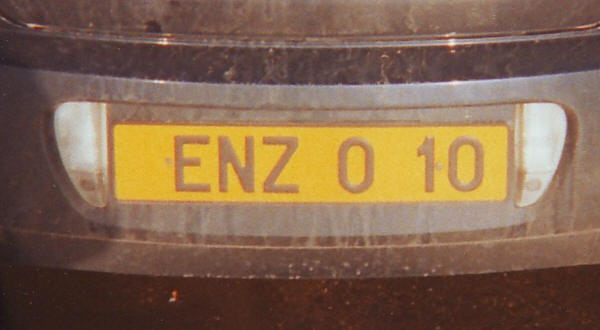
#> input picture proyecto1/fotos_placas/placa1.jpg, 600 x 330 px, found by its file name
$ jupyter execute proyecto1.ipynb
#> lines starting #> are read from the running program, lines starting #| are printed output that depends on the picture; after the words box and inside, x2 and y2 are one past the last pixel; in counts of white or black regions, pixels touching at a corner belong together
### proyecto1/cvlib.py
import cv2 as cv
import matplotlib.pyplot as plt
import numpy as np

def imgview(img, title=None, filename=None, axis=False):
    """
        Variables:
            img, array de la image
            tittle, string del titulo de la imangen
            filename, nombre con el que se guardaría la imagen
            axis
        Retorno:
            printea la imagen que fue enviada con sus parámetros agregados
    """
    r,c = img.shape[0:2]
    k=8
    fig = plt.figure(figsize=(k,k)) #creamos una figura. Es crear una instancia donde vamos a dibujar.
    ax = fig.add_subplot(111) # sobre la misma, agrego un subplot(111), el 111 es la posición. filas, columnas y posición a la cual nos referimos el ax.
                              # el ax, (axis) son ejes.
    if len(img.shape) == 3:  #decido si la imagen es o no a color. Y decimos cómo dibujarla.
        im = ax.imshow(img,extent=None) # punto el contenido del ax. extent, configurar el origen de la gráfica.
    else:
        im = ax.imshow(img,extent=None,cmap='gray',vmin=0,vmax=255) # escala de color, min y max de la escala.

    # el im, sirve para reciclar el objeto.

    if title != None:
        ax.set_title(title,fontsize=14) # si  trae un titulo, se lo pongo a la imagen.


    if not axis: # para poner las "direcciones" o la posición de cada pixel de la imagen.
        plt.axis('off')
    else:
        ax.grid(c='w')
        ax.xaxis.tick_top()
        ax.xaxis.set_label_position('top')
        ax.set_xlabel('Columns',fontsize=14)
        ax.set_ylabel('Rows',fontsize=14)
        ax.xaxis.label.set_color('w')
        ax.yaxis.label.set_color('w')
        ax.tick_params(axis='x', colors='w',labelsize=14)
        ax.tick_params(axis='y', colors='w',labelsize=14)

    if filename != None: # si tiene un dirección, entonces lo guarda ahí.
        plt.savefig(filename)
    plt.show()

# [224 lines left out: functions hist, splitrgb, imgcmp, imgcdf, imgeq, cdfview, not called in this run]

### proyecto1/proyecto1.ipynb
Idea de usar contornos: Rectangulos

VER LO DE hierarchy, PORQUE ME AYUDARÁ A SOLO TENER LOS CONTORNOS EXTERNOS
Ver aquellos que cuenten con cierta cantidad de hijos, y que esos cumplan con ciertas características

https://docs.opencv.org/4.x/d9/d8b/tutorial_py_contours_hierarchy.html

Piramides
proporciones de las placas template machin
Area fuera, usar alturas
Buscar contornos que estén alineados

[cell 1]
import numpy as np
import cv2 as cv
import matplotlib.pyplot as plt
import cvlib
import statistics as st

plt.style.use('dark_background')

path = '/Users/carlosalvarado/Desktop/ComputerVision/proyecto1/fotos_placas/'
filename = path+'placa1.jpg'
im = cv.imread(filename)
#> im is the input picture: shape (330, 600, 3); mean B, G, R 78.4, 102.2, 131.2

assert im is not None, "file could not be read, check with os.path.exists()"

[cell 2]
def view(img, title=None):
    k = 5
    fig,ax1 = plt.subplots(figsize=(k,k))
    if len(img.shape)==2:
        ax1.imshow(img, vmin=0, vmax=255, cmap='gray')
    else:
        ax1.imshow(img)
    if title:
        plt.title(title)
    plt.axis('off')
    plt.show()

[cell 3]
# RGB -> BGR
img = cv.cvtColor(im, cv.COLOR_BGR2RGB)
cvlib.imgview(img)

[cell 4]
im = cv.imread(filename)
imgray = cv.cvtColor(im, cv.COLOR_BGR2GRAY)
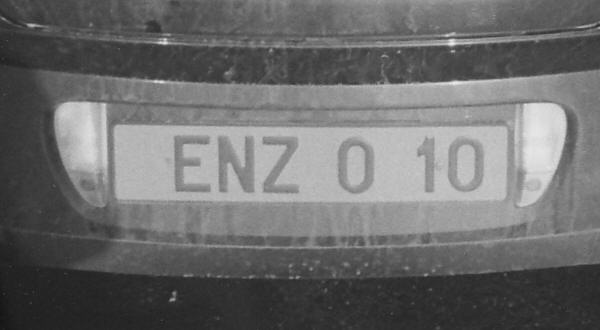
#> imgray: shape (330, 600); min 21, max 237, mean 108.1
print(imgray.shape)
#| (330, 600)
view(imgray)
h_img = imgray.shape[0]
#> h_img = 330
w_img = imgray.shape[1]
#> w_img = 600
# # floddfill
# im_floodfill = imgray.copy()
# D = 65
# cv.floodFill(im_floodfill, None, (0 ,0), 255,  loDiff=D, upDiff=D, flags=cv.FLOODFILL_FIXED_RANGE)
b = 5
#blur
img_blur = cv.blur(imgray,(b,b))
# adaptive Th
imgbin = cv.adaptiveThreshold(img_blur, 255,cv.ADAPTIVE_THRESH_GAUSSIAN_C, cv.THRESH_BINARY_INV,51,5)
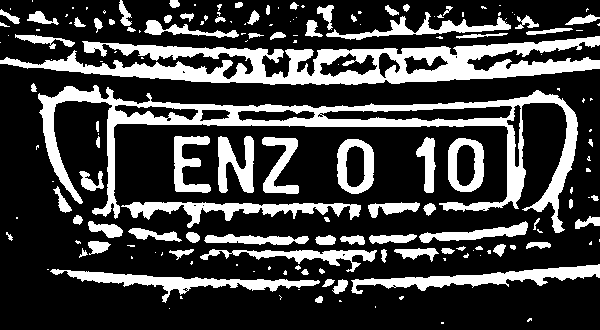
#> imgbin: shape (330, 600); 25.5% white; 172 white regions (90 under 20 px)

# compute contours
mode = cv.RETR_TREE # contour retrieval mode
method = [cv.CHAIN_APPROX_NONE, cv.CHAIN_APPROX_SIMPLE] # contour approximation method
contours, hierarchy = cv.findContours(imgbin, mode, method[1])
#> contours = 196 contours, 117 with area under 20; largest, box (x1, y1, x2, y2) and area: (38, 85, 578, 233) 14408, (0, 36, 600, 85) 12844, (351, 264, 600, 294) 2211, (50, 269, 320, 303) 2010, (121, 202, 361, 228) 1952

[cell 5]
view(imgbin)

[cell 6]
# detecto si tengo placa
contorno = []
for c in contours:
    # obtner extent
    area = cv.contourArea(c)
    x,y,w,h = cv.boundingRect(c)
    rect_area = w*h
    extent = float(area)/rect_area
    if (extent > 0.6): #pongo el mínimo del área
        if (w > (h*1.35) or w >= (h*1.2)) and ((w > 100 and w < 600) and (h > 50 and h < 330)):
            print(f"el h: {h}")
            print(f"el w: {w}")
            contorno.append(c)
#> this loop made 196 passes
#> (area, x, y, w, h, rect_area, extent) on passes 7, 11, 12: (32, 315, 296, 8, 7, 56, 0.571), (114, 332, 279, 16, 15, 240, 0.475), (45.5, 322, 279, 13, 8, 104, 0.438)
#> after the loop, contorno = []

contorno_placa = []
count = 0
centro = [h_img/2, w_img/2]
#> centro = [165, 300]
print(centro)
#| [165.0, 300.0]
for c in contorno:
    if (count == 0):
        contorno_placa.append(c)
        count = 1
    else:
        x,y,w,h = cv.boundingRect(contorno_placa[0])
        x1,y1,w1,h1 = cv.boundingRect(c)
        xr1 = centro[1] - x
        xr2 = centro[1] - x1
        if (xr1 < xr2):
            pass
        else:
            contorno_placa.pop()
            contorno_placa.append(c)
#> this loop made 0 passes
#> after the loop, contorno_placa = []; count = 0
print(len(contorno_placa))
#| 0

[cell 7]
colores = {}
indexes = []
thickness = 1
#(255,0,0),602:(0,255,0)
for cnt in range(len(contorno_placa)):
    #print(f"{w}, {h}")
    colores.update({cnt:(0,255,0)})
    indexes.append(cnt)
#> after the loop, colores = 0 items; indexes = []

[cell 8]
r = im.copy()
# cv.rectangle(im.copy(),(x,y),(x+w,y+h),(0,255,0),1)
for c in indexes:
    x,y,w,h = cv.boundingRect(contorno_placa[c])
    r = cv.rectangle(r,(x,y),(x+w,y+h),colores[c],2)
view(r)

[cell 9]
if (len(contorno_placa) != 0):
    placa = im.copy()
    x,y,w,h = cv.boundingRect(contorno_placa[0])
    placa = placa[y:y+h, x:x+w]
    view(r)
else:
    contorno = []
    areas = []

    for c in contours:
        # limitar el contorno, para tener un área más ajustada.
        percent =0.052
        epsilon = percent*cv.arcLength(c,True)
        approx = cv.approxPolyDP(c,epsilon,True)
        if cv.contourArea(approx) > 50:
            areas.append(cv.contourArea(approx))
#> this loop made 196 passes
#> epsilon on passes 2, 6, 7: 0.68, 0.606, 1.17
#> after the loop, areas = 43 values, max 34802 at index 25, min 50.5 at index 39, mean 1075.2

    moda = st.mode(areas)
#> moda = 96
    print(areas)
#> (printed output is left out)
    print(moda)
#| 96.0
    for c in range(len(contours)):
        # limitar el contorno, para tener un área más ajustada.
        percent =0.052
        epsilon = percent*cv.arcLength(contours[c],True)
        approx = cv.approxPolyDP(contours[c],epsilon,True)
        if (cv.contourArea(approx)>130): #pongo el mínimo del área
            area = cv.contourArea(contours[c])
            x,y,w,h = cv.boundingRect(contours[c])
            if (hierarchy[0][c][-1] == -1 and (y > 0 and y < (int(h_img/2)+30) )):
                if (w > (h*1.35) or w >= (h*1.2)):
                    print("PASE POR AQUI")
                else:
                    contorno.append(contours[c])

    colores = {}
    indexes = []
    thickness = 1
    #(255,0,0),602:(0,255,0)
    for cnt in range(len(contorno)):
        #print(f"{w}, {h}")
        colores.update({cnt:(0,255,0)})
        indexes.append(cnt)
#> this loop made 8 passes

    r = im.copy()
    # cv.rectangle(im.copy(),(x,y),(x+w,y+h),(0,255,0),1)
    for c in indexes:
        x,y,w,h = cv.boundingRect(contorno[c])
        r = cv.rectangle(r,(x,y),(x+w,y+h),colores[c],2)
#> this loop made 8 passes
#> pass 1, `r = cv.rectangle(r,(x,y),(x+w,y+h),colores[c],2)`:
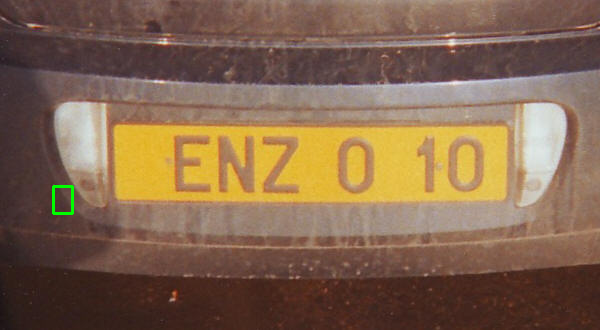
#> r: shape (330, 600, 3); 0.14% of pixels changed, all inside (x1, y1, x2, y2) = (52, 185, 74, 215)
#> pass 2, `r = cv.rectangle(r,(x,y),(x+w,y+h),colores[c],2)`:
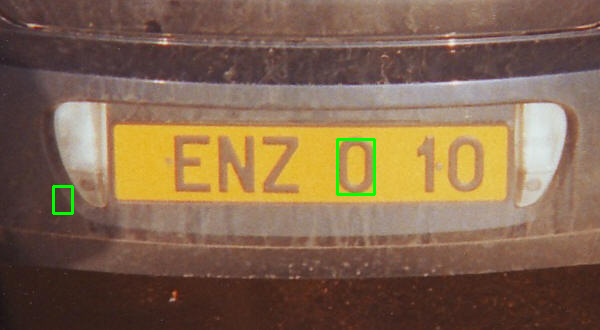
#> r: shape (330, 600, 3); 0.28% of pixels changed, all inside (x1, y1, x2, y2) = (336, 138, 376, 196)
#> pass 3, `r = cv.rectangle(r,(x,y),(x+w,y+h),colores[c],2)`:
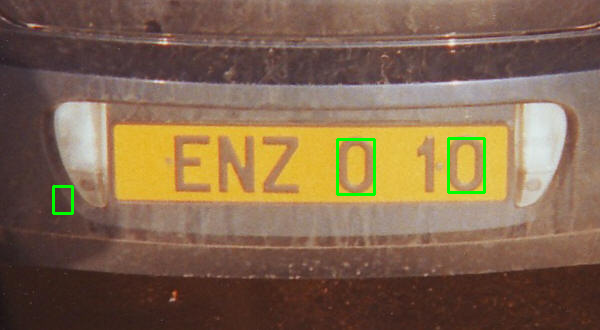
#> r: shape (330, 600, 3); 0.27% of pixels changed, all inside (x1, y1, x2, y2) = (447, 137, 486, 194)
#> after the loop:
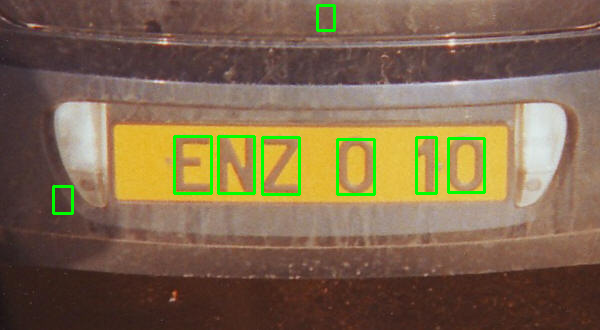
#> r: shape (330, 600, 3); 1.2% of pixels changed, all inside (x1, y1, x2, y2) = (173, 4, 438, 196)
    view(r)

$ run again, with proyecto1/placa10.jpg copied over proyecto1/fotos_placas/placa1.jpg
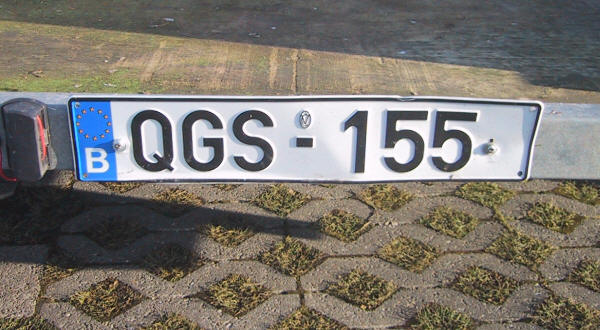
#> input picture proyecto1/placa10.jpg, 600 x 330 px, found by its file name
#> im is the input picture: shape (330, 600, 3); mean B, G, R 111.3, 118.3, 123.1
#| (330, 600)
#> `imgbin = cv.adaptiveThreshold(img_blur, 255,cv.ADAPTIVE_THRESH_GAUSSIA..`:
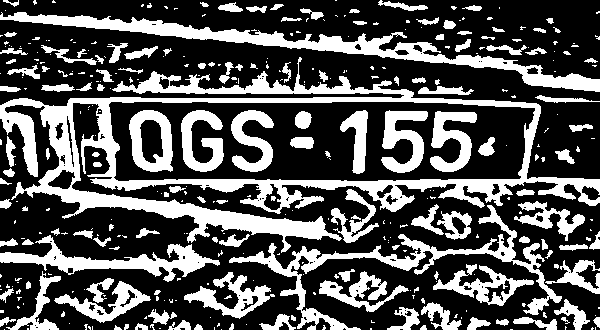
#> imgbin: shape (330, 600); 32.8% white; 363 white regions (224 under 20 px)
#> `contours, hierarchy = cv.findContours(imgbin, mode, method[1])`: contours = 451 contours, 319 with area under 20; largest, box (x1, y1, x2, y2) and area: (0, 57, 600, 253) 51389, (108, 101, 536, 182) 31968, (0, 12, 600, 92) 6362, (229, 205, 562, 330) 4132, (0, 235, 220, 282) 2650
#> the loop `for c in contours:` made 451 passes
#> (area, x, y, w, h, rect_area, extent) on passes 17, 23, 26: (27, 194, 324, 9, 6, 54, 0.5), (40.5, 135, 323, 13, 7, 91, 0.445), (94.5, 168, 320, 23, 10, 230, 0.411)
#> (printed output is left out)
#> after the loop `for c in contours:`: contorno = 1 contour; box (x1, y1, x2, y2) and area: (108, 101, 536, 182) 31968
#| [165.0, 300.0]
#> the loop `for c in contorno:` made 1 pass
#> count on pass 1: 1
#> after the loop `for c in contorno:`: contorno_placa has the same summary as contorno; count = 1
#| 1
#> the loop `for cnt in range(len(contorno_placa)): #print(f"{w}, {h}")` made 1 pass
#> after the loop `for cnt in range(len(contorno_placa)):`: colores = {0: (0, 255, 0)}; indexes = [0]
#> the loop `for c in indexes:` made 1 pass
#> (x, y, w, h) on pass 1: (108, 101, 428, 81)
#> `contours, hierarchy = cv.findContours(imgbin, mode, method[1])`: contours = 25 contours, 11 with area under 20; largest, box (x1, y1, x2, y2) and area: (22, 9, 66, 71) 2148, (276, 10, 320, 72) 1302, (323, 10, 369, 71) 1292, (74, 9, 116, 71) 1254, (124, 9, 165, 71) 1154
#> the loop `for c in contours:` made 25 passes
#> (epsilon, approx) on passes 1, 2, 3, 4, 6, 7, 8, 9: (1.36, [[427, 76], [422, 75], [418, 80], [426, 80]]), (0.104, [[342, 75], [343, 75]]), (0.178, [[424, 65], [424, 66], [425, 66]]), (1.59, [[426, 50], [425, 61], [427, 64]]), (0.802, [[427, 41], [427, 47], [426, 48], [427, 48]]), (0.49, [[384, 38], [382, 38], [382, 41], [384, 40]]), (2.58, [[188, 37], [188, 45], [203, 46], [204, 37]]), (0.104, [[421, 25], [421, 26]])
#> after the loop `for c in contours:`: areas = [67, 132, 946, 1331, 688, 54.5, 947.5, 711.5, 1669, 562, 427]
#> the loop `while (len(contorno) < 3):` made 1 pass
#| [11  9 -1 -1]
#| [12 10 -1 -1]
#| [13 11 -1 -1]
#| [15 13 -1 -1]
#| [16 14 -1 -1]
#| [18 15 17 -1]
#> after the loop `while (len(contorno) < 3):`: contorno = 6 contours; box (x1, y1, x2, y2) and area: (22, 9, 66, 71) 2148, (276, 10, 320, 72) 1302, (323, 10, 369, 71) 1292, (74, 9, 116, 71) 1254, (124, 9, 165, 71) 1154, (236, 10, 260, 72) 684; var = 0
#> the loop `for cnt in range(len(contorno)): #print(f"{w}, {h}")` made 6 passes
#> after the loop `for cnt in range(len(contorno)):`: colores = {0: (0, 255, 0), 1: (0, 255, 0), 2: (0, 255, 0), 3: (0, 255, 0), 4: (0, 255, 0), 5: (0, 255, 0)}; indexes = [0, 1, 2, 3, 4, 5]
#> the loop `for c in indexes:` made 6 passes
#> (x, y, w, h) on passes 1 to 6: (323, 10, 46, 61), (276, 10, 44, 62), (236, 10, 24, 62), (124, 9, 41, 62), (74, 9, 42, 62), (22, 9, 44, 62)
#> after the loop `for c in indexes:`:
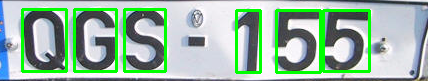
#> r: shape (81, 428, 3); mean B, G, R 165.1, 183.2, 153.7

$ run again, with proyecto1/placa2.jpg copied over proyecto1/fotos_placas/placa1.jpg
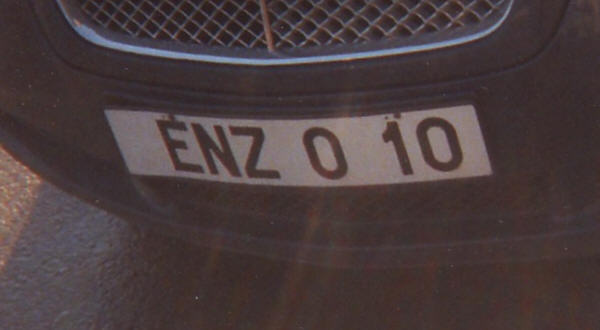
#> input picture proyecto1/placa2.jpg, 600 x 330 px, found by its file name
#> im is the input picture: shape (330, 600, 3); mean B, G, R 62.1, 60.8, 74.4
#| (330, 600)
#> `imgbin = cv.adaptiveThreshold(img_blur, 255,cv.ADAPTIVE_THRESH_GAUSSIA..`:
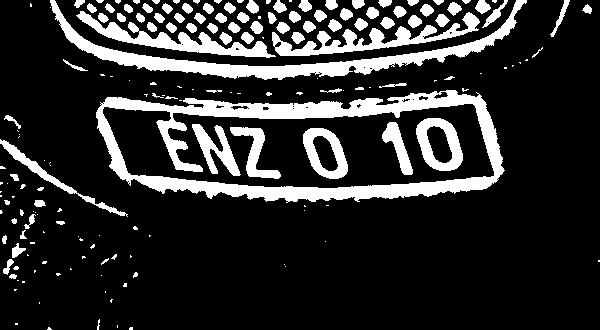
#> imgbin: shape (330, 600); 17.7% white; 182 white regions (89 under 20 px)
#> `contours, hierarchy = cv.findContours(imgbin, mode, method[1])`: contours = 217 contours, 134 with area under 20; largest, box (x1, y1, x2, y2) and area: (96, 90, 505, 203) 36139, (102, 103, 495, 189) 25043, (50, 0, 527, 80) 5146, (272, 12, 480, 56) 2176, (76, 11, 276, 58) 2091
#> the loop `for c in contours:` made 217 passes
#> (area, x, y, w, h, rect_area, extent) on passes 14, 24, 31: (20.5, 9, 274, 8, 5, 40, 0.512), (59, 3, 259, 11, 16, 176, 0.335), (85, 12, 243, 14, 15, 210, 0.405)
#> (printed output is left out)
#> after the loop `for c in contours:`: contorno = 2 contours; box (x1, y1, x2, y2) and area: (96, 90, 505, 203) 36139, (102, 103, 495, 189) 25043
#| [165.0, 300.0]
#> the loop `for c in contorno:` made 2 passes
#> (x, y, w, h, x1, y1, w1, h1) on pass 2: (96, 90, 409, 113, 102, 103, 393, 86)
#> after the loop `for c in contorno:`: contorno_placa = 1 contour; box (x1, y1, x2, y2) and area: (102, 103, 495, 189) 25043; count = 1
#| 1
#> the loop `for cnt in range(len(contorno_placa)): #print(f"{w}, {h}")` made 1 pass
#> after the loop `for cnt in range(len(contorno_placa)):`: colores = {0: (0, 255, 0)}; indexes = [0]
#> the loop `for c in indexes:` made 1 pass
#> (x, y, w, h) on pass 1: (102, 103, 393, 86)
#> `contours, hierarchy = cv.findContours(imgbin, mode, method[1])`: contours = 36 contours, 28 with area under 20; largest, box (x1, y1, x2, y2) and area: (0, 0, 393, 86) 6840, (317, 16, 359, 68) 1504, (90, 21, 138, 73) 712, (325, 24, 350, 59) 546, (129, 25, 177, 75) 540, (202, 26, 224, 59) 214, (281, 20, 301, 54) 168, (298, 52, 310, 71) 58
#> the loop `for c in contours:` made 36 passes
#> (epsilon, approx) on passes 1 to 8: (0.832, [[275, 85], [283, 85]]), (0.52, [[252, 85], [257, 85]]), (0.312, [[246, 85], [249, 85]]), (0.104, [[202, 85], [203, 85]]), (0.563, [[260, 85], [265, 85], [263, 84]]), (0.104, [[241, 84], [241, 85]]), (0, [[281, 83]]), (0, [[127, 80]])
#> after the loop `for c in contours:`: areas = [87.5, 159.5, 332, 570.5, 186, 1048.5, 354]
#> the loop `while (len(contorno) < 3):` made 1 pass
#| [25 23 -1 -1]
#| [26 24 -1 -1]
#| [28 26 -1 -1]
#| [29 27 -1 -1]
#| [31 28 30 -1]
#> after the loop `while (len(contorno) < 3):`: contorno = 5 contours; box (x1, y1, x2, y2) and area: (317, 16, 359, 68) 1504, (90, 21, 138, 73) 712, (129, 25, 177, 75) 540, (202, 26, 224, 59) 214, (281, 20, 301, 54) 168; var = 0
#> the loop `for cnt in range(len(contorno)): #print(f"{w}, {h}")` made 5 passes
#> after the loop `for cnt in range(len(contorno)):`: colores = {0: (0, 255, 0), 1: (0, 255, 0), 2: (0, 255, 0), 3: (0, 255, 0), 4: (0, 255, 0)}; indexes = [0, 1, 2, 3, 4]
#> the loop `for c in indexes:` made 5 passes
#> (x, y, w, h) on passes 1 to 5: (202, 26, 22, 33), (129, 25, 48, 50), (90, 21, 48, 52), (281, 20, 20, 34), (317, 16, 42, 52)
#> after the loop `for c in indexes:`:
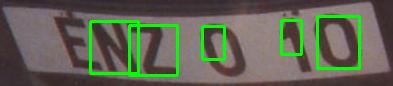
#> r: shape (86, 393, 3); mean B, G, R 82.2, 99.8, 96.2

$ run again, with proyecto1/placa3.jpg copied over proyecto1/fotos_placas/placa1.jpg
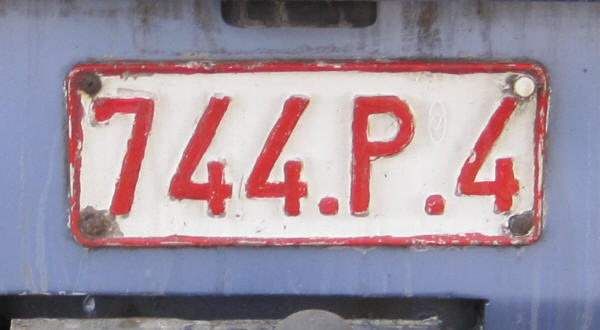
#> input picture proyecto1/placa3.jpg, 600 x 330 px, found by its file name
#> im is the input picture: shape (330, 600, 3); mean B, G, R 156.4, 143.7, 158.1
#| (330, 600)
#> `imgbin = cv.adaptiveThreshold(img_blur, 255,cv.ADAPTIVE_THRESH_GAUSSIA..`:
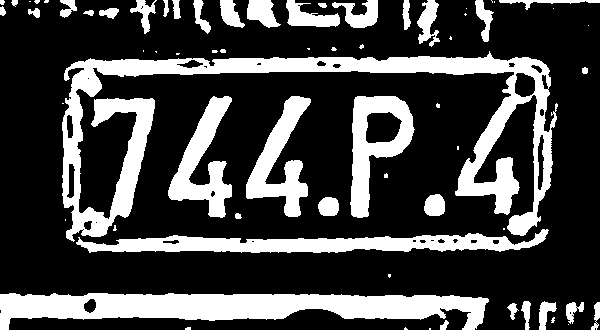
#> imgbin: shape (330, 600); 26.5% white; 67 white regions (30 under 20 px)
#> contours = 105 contours, 50 with area under 20; largest, box (x1, y1, x2, y2) and area: (62, 51, 558, 242) 18248, (0, 293, 489, 330) 10680, (76, 229, 549, 253) 5386, (350, 96, 415, 218) 4268, (168, 96, 232, 218) 3121
#> the loop `for c in contours:` made 105 passes
#> (area, x, y, w, h, rect_area, extent) on passes 5, 7, 8, 11, 15, 16, 17, 18: (39, 440, 320, 9, 10, 90, 0.433), (75, 507, 303, 12, 17, 204, 0.368), (98, 591, 302, 9, 28, 252, 0.389), (169.5, 566, 302, 18, 22, 396, 0.428), (238, 539, 301, 18, 29, 522, 0.456), (135, 521, 301, 10, 29, 290, 0.466), (10680, 0, 293, 489, 37, 18093, 0.59), (141, 83, 298, 14, 16, 224, 0.629)
#> after the loop `for c in contours:`: contorno = []
#| [165.0, 300.0]
#> after the loop `for c in contorno:`: count = 0
#| 0
#> after the loop `for cnt in range(len(contorno_placa)):`: colores = 0 items; indexes = []
#> the loop `for c in contours:` made 105 passes
#> (epsilon, approx) on passes 1, 3, 4, 6, 7, 8, 9: (0.208, [[429, 328], [429, 329], [430, 329], [430, 328]]), (0.698, [[185, 328], [185, 329], [190, 329], [190, 327]]), (0, [[568, 324]]), (0.827, [[554, 317], [552, 318], [551, 322], [553, 322]]), (2.6, [[514, 303], [507, 307], [512, 319], [518, 310]]), (3.95, [[599, 302], [591, 329], [598, 325]]), (0.294, [[596, 324], [597, 323], [598, 324], [597, 325]])
#> after the loop `for c in contours:`: areas = 33 values, max 41511 at index 12, min 51 at index 13, mean 1691.2
#> moda = 254
#> (printed output is left out)
#| 254.0
#> the loop `for c in range(len(contours)):` made 105 passes
#> (epsilon, approx, area, x, y, w, h) on passes 11, 16: (4.78, [[583, 302], [566, 305], [570, 323]], 169.5, 566, 302, 18, 22), (3.67, [[524, 301], [521, 310], [528, 329], [530, 303]], 135, 521, 301, 10, 29)
#> (printed output is left out)
#> the loop `for cnt in range(len(contorno)): #print(f"{w}, {h}")` made 4 passes
#> the loop `for c in indexes:` made 4 passes
#> after the loop `for c in indexes:`:
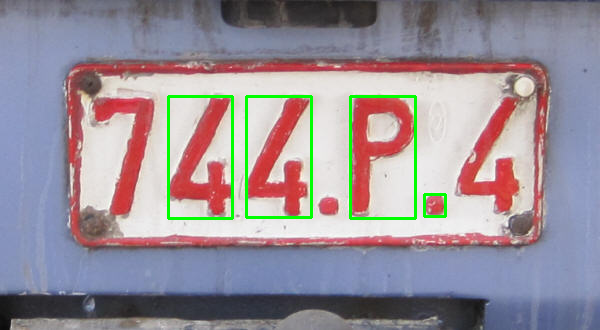
#> r: shape (330, 600, 3); mean B, G, R 152.6, 144.4, 154.1
